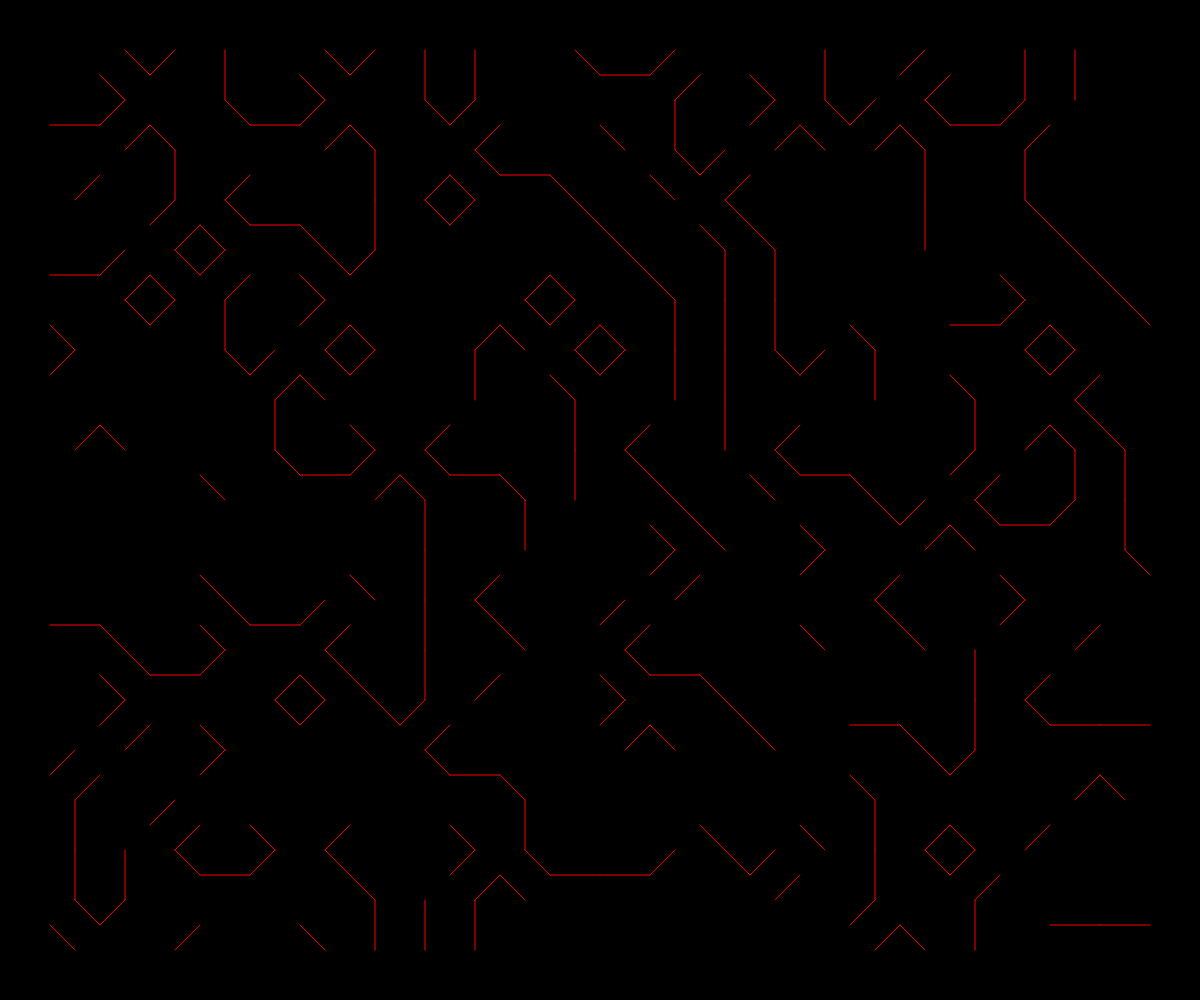
Frame 1 (no input)
Frame 60 (no input): identical to frame 1, image omitted
Frame 120 (the mouse pressed at the canvas centre since frame 60): identical to frame 1, image omitted

The p5.js sketch that drew this single still picture (run headless with seeded random() and noise() and a simulated clock; from frame 60 on, the mouse is pressed at the canvas centre):

// p5.js sketch
// ── sketch.js
resolution = 50;
originalRes = resolution;
originalArea = 0;
dots = null;

function setup() {
  createCanvas(windowWidth, windowHeight, P2D);
  originalArea = width * height;
  background(0);
  dots = createDots();
//   drawDots();
//   frameRate(60);
}

function draw() {
  background(0);
//   if (frameCount % 60 == 0) {
//       createDots();
//   }
//   drawDots();
  drawBoundaries();
}

function createDots() {
    dots = Array( floor(width / resolution) );
    for (i = 0; i < dots.length; i++) {
        dots[i] = Array( floor(height / resolution) );
    }

    for (i = 0; i < dots.length; i++) {
        for (j = 0; j < dots[i].length; j++) {
            dots[i][j] = random();
        }
    }

    return dots;
}

function drawDots() {
    for (i = 0; i < dots.length; i++) {
        for (j = 0; j < dots[i].length; j++) {
            stroke(255 * dots[i][j]);
            point(i * resolution, j * resolution);
        }
    }
}

function drawBoundaries() {
    for (x = 1; x < dots.length - 1; x++) {
        for (y = 1; y < dots[x].length - 1; y++) {
            drawBoundary(determineBoundary(x, y), x, y);
        }
    }
}

function determineBoundary(x, y) {
    result = 0;
    if (dots[x][y] < .5) result += 1 << 0;
    if (dots[x+1][y] < .5) result += 1 << 1;
    if (dots[x+1][y+1] < .5) result += 1 << 2;
    if (dots[x][y+1] < .5) result += 1 << 3;
    return result;
}

function drawBoundary(code, x, y) {
    // stroke(255 * random(), 0, 0);
    stroke(255, 0, 0);
    switch (code) {
        case 0: // 0000
            // . . Do nothing
            // . . 
            break;
        case 1: // 0001
            // + .
            // . .
            line(x * resolution + .5 * resolution, y * resolution, x * resolution, y * resolution + .5 * resolution );
            break;
        case 2: // 0010
            // . +
            // . .
            line(x * resolution + .5 * resolution, y * resolution, (x+1) * resolution, y * resolution + .5 * resolution);
            break;
        case 3: // 0011
            // + +
            // . .
            line(x * resolution, y * resolution + .5 * resolution, (x+1) * resolution, y * resolution + .5 * resolution);
            break;
        case 4: // 0100
            // . .
            // . +
            line(x * resolution + .5 * resolution, (y+1) * resolution, (x+1) * resolution, y * resolution + .5 * resolution);
            break;
        case 5: // 0101
            // + .
            // . +
            line(x * resolution + .5 * resolution, y * resolution, x * resolution, y * resolution + .5 * resolution );
            line(x * resolution + .5 * resolution, (y+1) * resolution, (x+1) * resolution, y * resolution + .5 * resolution);
            break;
        case 6: // 0110
            // . +
            // . +
            line(x * resolution + .5 * resolution, y * resolution, x * resolution + .5 * resolution, (y+1) * resolution);
            break;
        case 7: // 0111
            // + +
            // . +
            line(x * resolution, y * resolution + .5 * resolution, x * resolution + .5 * resolution, (y+1) * resolution);
            break;
        case 8: // 1000
            // . .
            // + .
            line(x * resolution, y * resolution + .5 * resolution, x * resolution + .5 * resolution, (y+1) * resolution);
            break;
        case 9: // 1001
            // + .
            // + .
            line(x * resolution + .5 * resolution, y * resolution, x * resolution + .5 * resolution, (y+1) * resolution);
            break;
        case 10: // 1010
            // . +
            // + .
            line(x * resolution + .5 * resolution, y * resolution, (x+1) * resolution, y * resolution + .5 * resolution);
            line(x * resolution, y * resolution + .5 * resolution, x * resolution + .5 * resolution, (y+1) * resolution);
            break;
        case 11: // 1011
            // + +
            // + .
            // line(x * resolution + .5 * resolution, (y+1) * resolution, (x+1) * resolution, y * resolution + .5 * resolution);
            break;
        case 12: // 1100
            // . .
            // + +
            // line(x * resolution, y * resolution + .5 * resolution, (x+1) * resolution, y * resolution + .5 * resolution);
            break;
        case 13: // 1101
            // + .
            // + +
            // line(x * resolution + .5 * resolution, y * resolution, (x+1) * resolution, y * resolution + .5 * resolution);
            break;
        case 14: // 1110
            // . +
            // + +
            // line(x * resolution + .5 * resolution, y * resolution, x * resolution, y * resolution + .5 * resolution );
            break;
        case 15: // 1111 Do nothing
            // + +
            // + +
            break;
        }
}

function windowResized() {
    resizeCanvas(windowWidth, windowHeight);
    resolution = originalRes * ( (width * height) / originalArea );
}

// ── hieroglyphics.component.html
<div class="root" id="hieroglyphics"></div>
